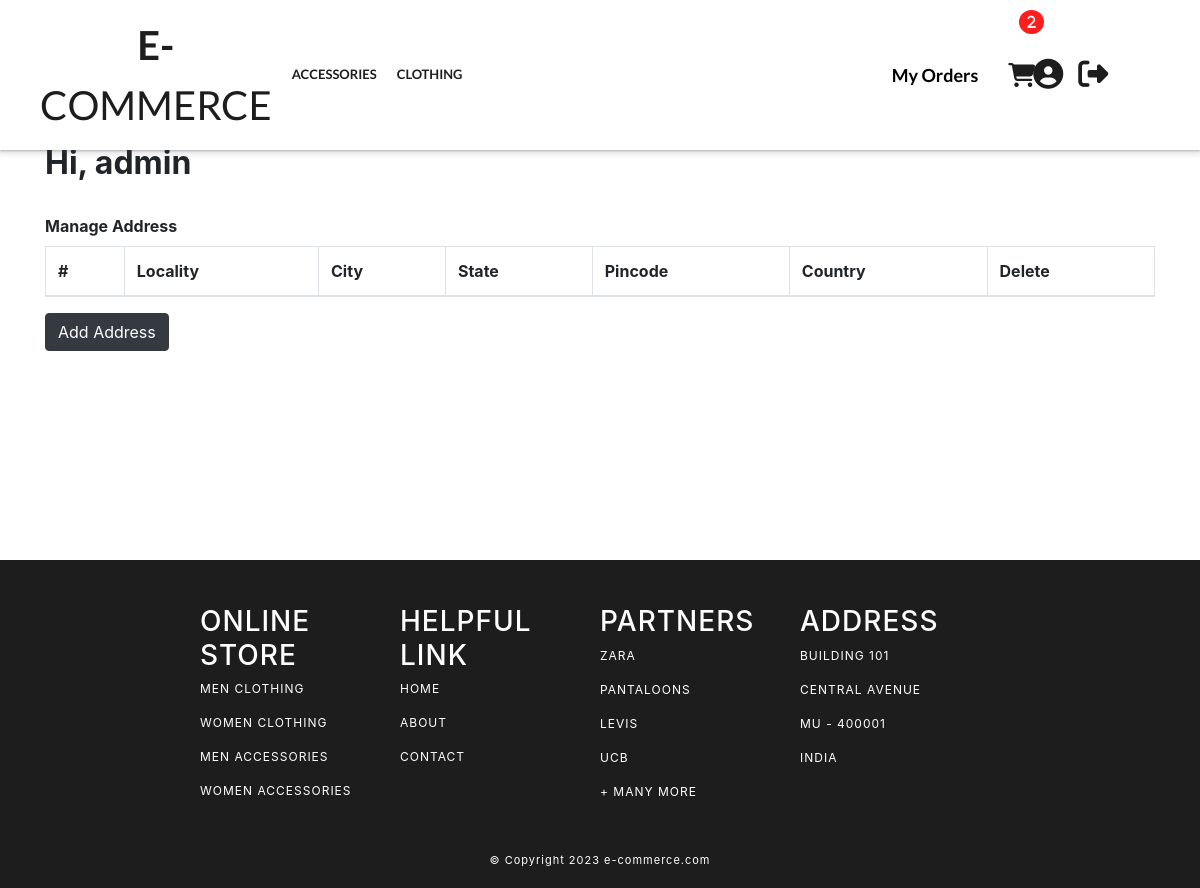
/user/profile/ (signed in), run on an earlier commit of the app's database.
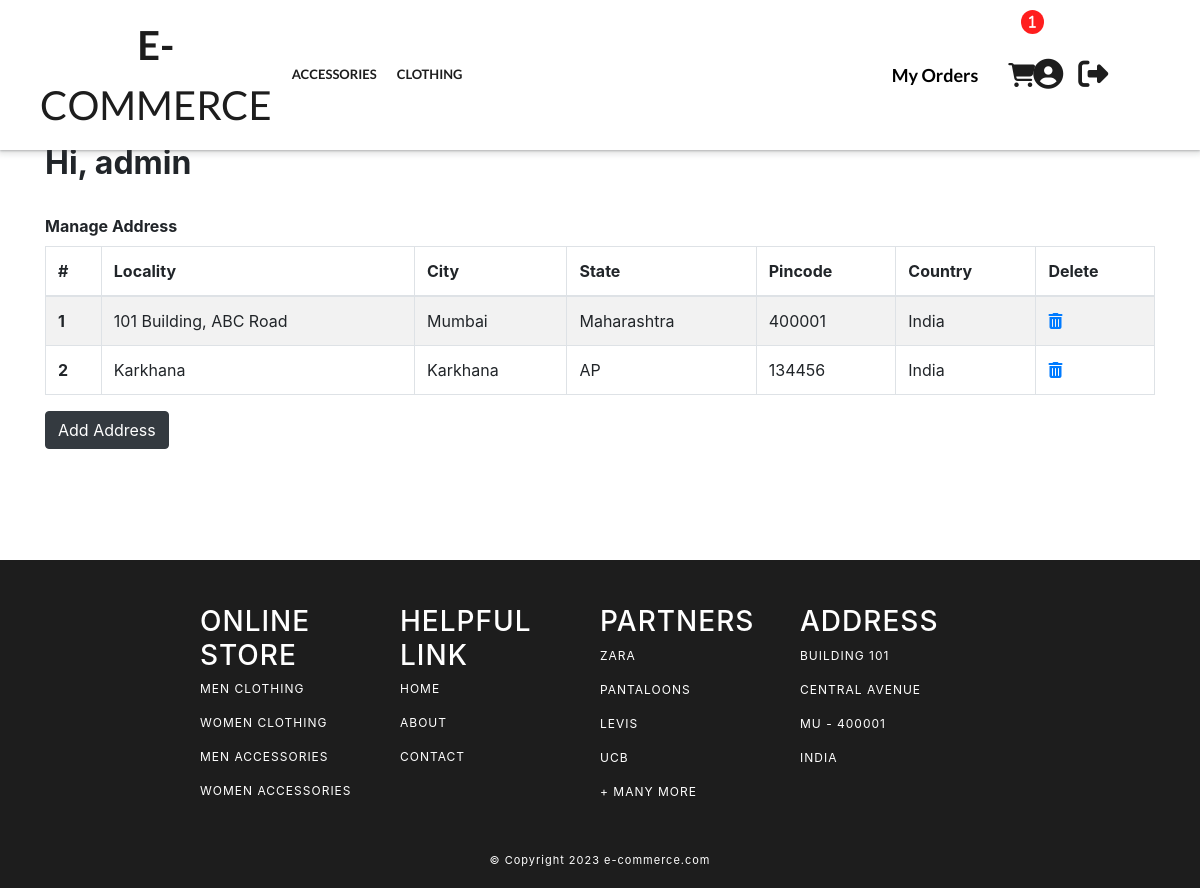
And on a later commit of the database.
### web_app/models.py (models this page shows, shortened)
class Category(models.Model):
    title = models.CharField(max_length=144, verbose_name="Category Title")
    slug = models.SlugField(max_length=255, verbose_name="Category Slug", editable=False, null=True, blank=True)

class Address(models.Model):
    user = models.ForeignKey(User, on_delete=models.CASCADE, related_name="addresses")
    locality = models.CharField(max_length=150, verbose_name="Nearest Location")
    city = models.CharField(max_length=150, verbose_name="City")
    state = models.CharField(max_length=150, verbose_name="State")
    pincode = models.IntegerField(verbose_name="Pincode")
    country = models.CharField(max_length=150, verbose_name="Country", default="India")

### user/views.py (the view, shortened to what this page needs)
# urls.py: path('profile/', ProfileView.as_view(), name="profile"),
class ProfileView(LoginRequiredMixin, CreateView, ListView):
    template_name = 'user/profile.html'
    form_class = AddressForm
    success_url = "/user/profile/"
    login_url = "/user/login/"
    def get_queryset(self):
        return self.request.user.addresses.all()

### web_app/context_preprocessors.py (called while the page is built)
def global_context(request):
    global_context = {}
    try:
        global_context["top_categories"] = Category.objects.all().order_by("-id")[:5]
        global_context["cart_count"] = Cart.objects.filter(user=request.user).count()
    except:
        pass
    return global_context

### user/templates/user/profile.html (shortened to what this page needs)
{% extends 'base.html' %}
{% block style %}
<link rel="stylesheet" href="https://cdn.jsdelivr.net/npm/bootstrap@4.0.0/dist/css/bootstrap.min.css">
{% endblock style %}
{% block body %}
<br><br><br><br><br><br>
<div class="container">
    <h2 style="font-weight: bold;">Hi, {{request.user}}</h2>
    <br>
    <strong>Manage Address</strong>
    <table class="table table-bordered table-striped mt-2">
        <thead>
            <tr>
                <th scope="col">#</th>
                <th scope="col">Locality</th>
                <th scope="col">City</th>
                <th scope="col">State</th>
                <th scope="col">Pincode</th>
                <th scope="col">Country</th>
                <th scope="col">Delete</th>
            </tr>
        </thead>
        <tbody>
            {% for obj in object_list %}
            <tr>
                <th scope="row">{{forloop.counter}}</th>
                <td>{{obj.locality}}</td>
                <td>{{obj.city}}</td>
                <td>{{obj.state}}</td>
                <td>{{obj.pincode}}</td>
                <td>{{obj.country}}</td>
                <td>
                    <a href="/user/address/delete/{{obj.id}}/"><i class="fas fa-trash-alt"></i></a>
                </td>
            </tr>
            {% endfor %}
        </tbody>
    </table>
    <button type="button" class="btn btn-dark" data-bs-toggle="modal" data-bs-target="#staticBackdrop">
        Add Address
    </button>
    <br>
</div>
<br><br>
{% endblock body %}

### web_app/templates/base.html (shortened to what this page needs)
<!DOCTYPE html>
<html lang="en">
<head>
    <link rel="stylesheet" href="https://cdnjs.cloudflare.com/ajax/libs/slick-carousel/1.9.0/slick.min.css">
    <link rel="stylesheet" href="https://cdnjs.cloudflare.com/ajax/libs/slick-carousel/1.9.0/slick-theme.min.css">
    <link rel="stylesheet" href="/static/css/main.css">
    <link rel="stylesheet" href="/static/css/header.css">
    <link rel="stylesheet" href="/static/css/footer.css">
    {% block style %}
    {% endblock style %}
</head>
<body>
    <header>
        <section>
            <div id="container">
                <div id="shopName"><a href="/"> <b>E-</b>COMMERCE </a></div>
                <div id="collection">
                    {% for category in top_categories %}
                    <div><a href="/category/{{category.slug}}/">{{category.title|upper}}</a></div>
                    {% endfor %}
                </div>
                {% if request.user.is_authenticated %}
                <div id="search" style="text-align: right;">
                    <a style="text-decoration: none; font-weight: bold;font-size: large;color: black;"
                        href="/orders/">My Orders</a>
                </div>
                <div id="user">
                    <a style="width: 40px;" href="/cart/">
                        <i class="fas fa-shopping-cart addedToCart">
                            <div id="badge"> {{cart_count}} </div>
                        </i>
                    </a>
                    <a style="width: 40px;" href="/user/profile/"> <i class="fas fa-user-circle userIcon"></i> </a>
                    <a style="width: 50px;" href="/user/logout/"> <i class="fas fa-sign-out-alt userIcon"></i> </a>
                </div>
                {% else %}
                <div id="search"></div>
                <div id="user" style="margin-left: auto;">
                <a style="text-decoration: none; font-weight: bold;font-size: large;color: black;padding: 0px 10px;"
                    href="/user/login/">Login</a>
                </div>
                {% endif %}
            </div>
        </section>
    </header>
    <div style="min-height: 70vh;">
        {% block body %}
        {% endblock body %}
    </div>
    <footer>
        <section>
            <div id="containerFooter">
                <div id="webFooter">
                    <h3> online store </h3>
                    <p> men clothing </p>
                    <p> women clothing </p>
                    <p> men accessories </p>
                    <p> women accessories </p>
                </div>
                <div id="webFooter">
                    <h3> helpful link </h3>
                    <p> home </p>
                    <p> about </p>
                    <p> contact </p>
                </div>
                <div id="webFooter">
                    <h3> partners </h3>
                    <p> zara </p>
                    <p> pantaloons </p>
                    <p> levis </p>
                    <p> ucb </p>
                    <p> + many more </p>
                </div>
                <div id="webFooter">
                    <h3> address </h3>
                    <p> building 101 </p>
                    <p> central avenue </p>
                    <p> Mu - 400001 </p>
                    <p> India </p>
                </div>
            </div>
            <div id="credit">
                © Copyright 2023 e-commerce.com
            </div>
        </section>
    </footer>
</body>

### web_app/static/css/main.css (style rules this page uses)
body { margin: 0; font-family: 'Lato', sans-serif; }

### web_app/static/css/header.css (style rules this page uses)
#badge { position: absolute; background-color: rgb(255, 30, 30); color: white; border-radius: 50%; padding: 5px 8px; font-size: 14px; top: 10px; right: 230px; }
#container { background-color: white; margin: auto; text-align: center; width: 100%; display: grid; grid-gap: 10px; grid-template-columns: 1.5fr 5fr 1fr 1.5fr; font-family: 'Lato', sans-serif; z-index: 1; justify-content: space-between; align-items: center; padding: 15px 40px; box-sizing: border-box; position: fixed; box-shadow: 0 1px 2px 0 rgba(60, 64, 67, 0.302), 0 2px 6px 2px rgba(60, 64, 67, 0.149); }
#shopName { font-size: 40px; font-family: 'Lato', sans-serif; }
#shopName a { text-decoration: none; color: rgb(29, 29, 29); }
#collection { font-weight: bold; display: flex; }
#collection a { text-decoration: none; padding: 0px 10px; color: rgb(29, 29, 29); }
.addedToCart { font-size: 1.5em; margin-right: 25px; }
#user { display: flex; align-items: center; }
.userIcon { font-size: 30px; }
#user a { color: rgb(29, 29, 29) }
@media (max-width: 1300px) { #collection { font-size: 13px; } }
@media (max-width: 1212px) { #collection { font-size: 13px; } }
@media (max-width: 1212px) { .addedToCart { font-size: 1.5em; margin: 10px 20px; } }
@media (max-width: 1480px) { #badge { right:220px; } }
@media (max-width: 1426px) { #badge { right:202px; } }
@media (max-width: 1360px) { #badge { right:196px; } }
@media (max-width: 1320px) { #badge { right:189px; } }
@media (max-width: 1259px) { #badge { right:179px; } }
@media (max-width: 1212px) { #badge { right: 156px; } }

### web_app/static/css/footer.css (style rules this page uses)
#containerFooter { width: 100%; background-color: rgb(29, 29, 29); color: white; letter-spacing: 1px; display: grid; grid-template-columns: repeat(4, 1fr); text-transform: uppercase; font-size: 15px; padding: 15px 300px; box-sizing: border-box; }
#webFooter { padding-top: 30px; font-size: 12px; }
#credit { width: 100%; margin: auto; padding: 20px 0; text-align: center; background-color: rgb(29, 29, 29); color: white; font-size: 11px; letter-spacing: 1px; }
@media (max-width: 1350px) { #containerFooter { padding: 15px 200px; } }

What changed in the data, as far as the page shows it:
added Address: locality "101 Building, ABC Road", city "Mumbai", state "Maharashtra", pincode "400001", country "India"
added Address: locality "Karkhana", city "Karkhana", state "AP", pincode "134456", country "India"
Also different on the page:
{{ cart_count }}: "2" → "1"
